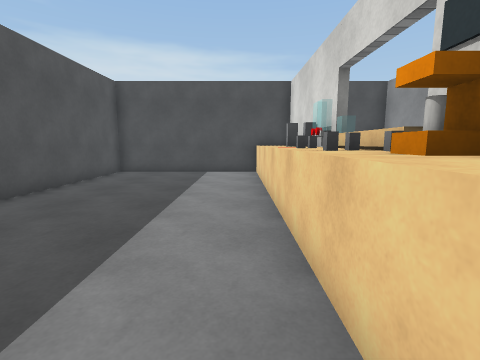
view 1 (above)

13 first-person views from a walk through a Unity game level. The camera is 1.3 m above the floor, tilts 8° down and sees 85° across. The floor is counted in squares, 1 m on a side. Each view is taken from the middle of a square. On the plan, view 1 faces up. The plan holds only what a view shows up to about 13 squares ahead; the rest is blank. The place goes on beyond the plan. The player character is not drawn. Surface patterns are stand-ins for the level's own textures.

view 2
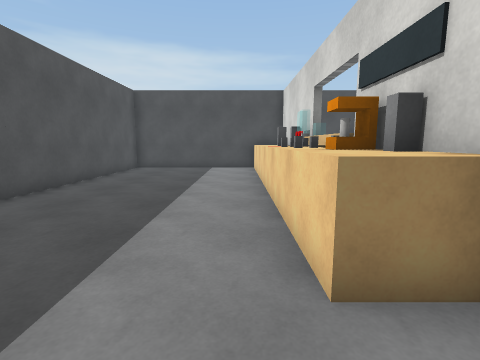

view 3
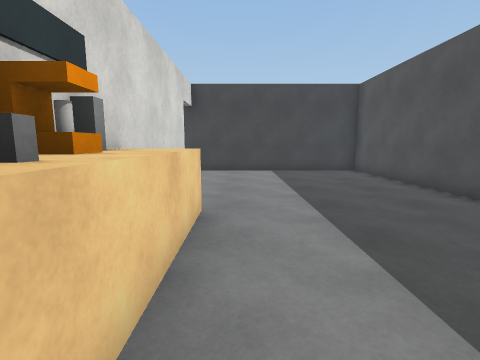

view 4
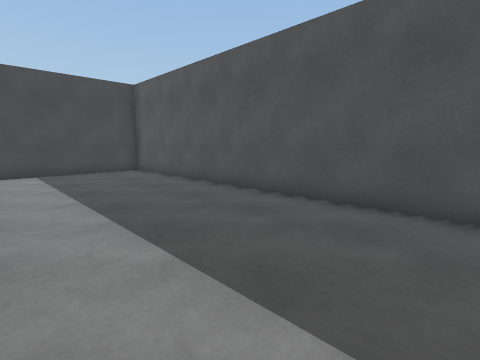

view 5
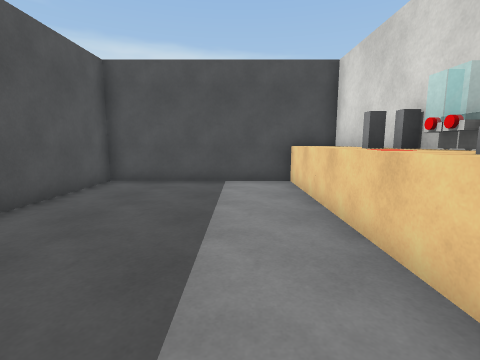

view 6
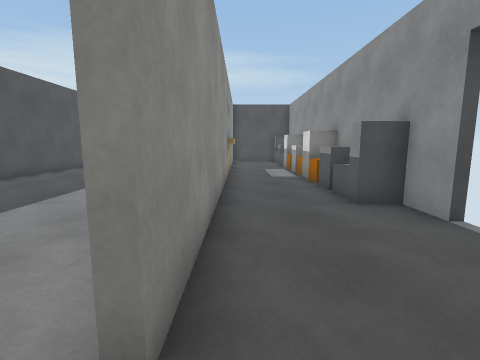

view 7
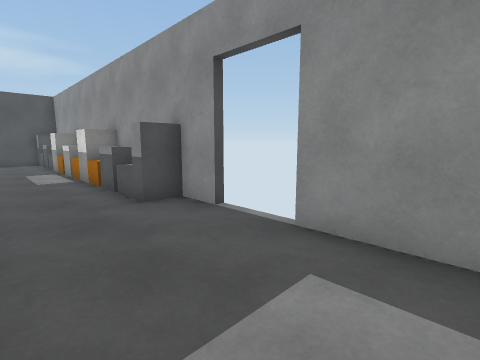

view 8
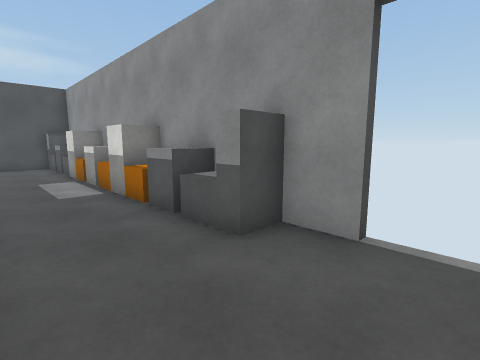

view 9
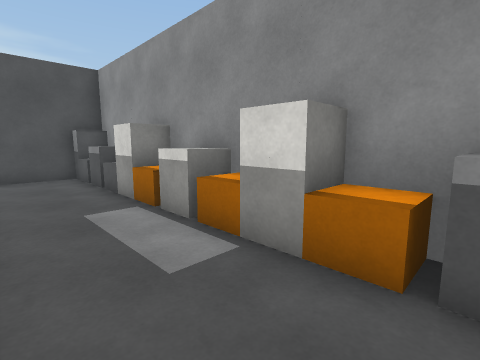

view 10
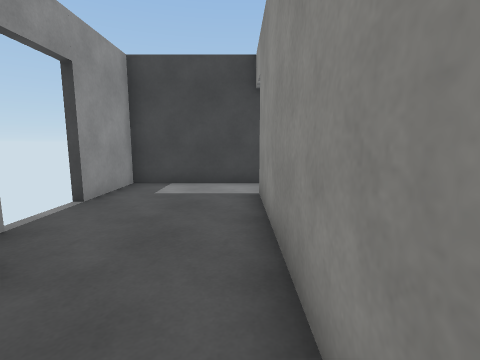

view 11
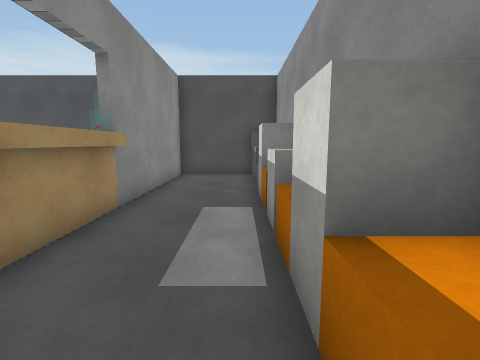

view 12
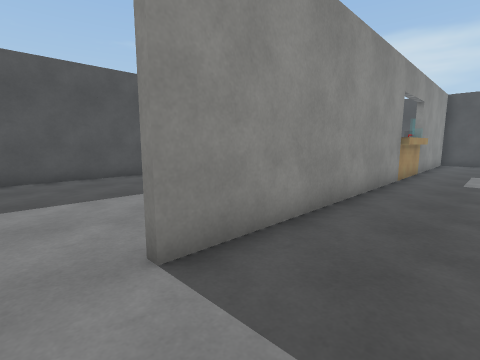

view 13
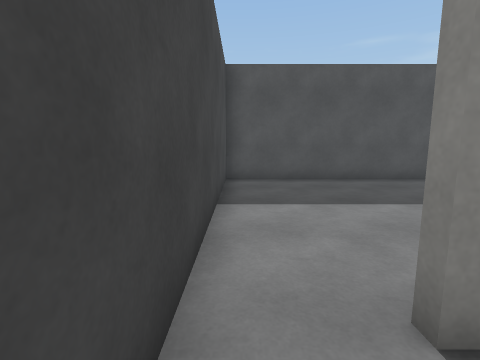

### Floor plan
Key: @ floor where view 1 was taken; # wall or solid block; x gap in a wall; . floor; ^ raised ledge; O other object.
Columns run from 6 left of view 1 to 7 right of it. Each row starts with its distance up from view 1.
 12 ##############
 11 #......^#...^#
 10 #......^#...^
  9 #......^#...^
  8 #......^#...#
  7 #......^O...##
  6 #......^^#..^#
  5 #......^^^..^#
  4 #......^^^..^#
  3 #......^#...##
  2 #......^#...^#
  1 #......^#...^#
  0 #.....@^#...^#
 -1 #.......#...##
 -2 #.......#....#
 -3 #.......#....
 -4 #.......#....
 -5 #.......#....x
 -6 #............#
 -7 #............#
 -8 ##############

Positions as (right, up) in squares from view 1, and headings:
1: (0, 0), facing up
2: (0, -2), facing up
3: (0, 5), facing down
4: (0, 5), facing down-left
5: (-1, 3), facing up
6: (3, -7), facing up
7: (3, -7), facing up-right
8: (3, -4), facing up-right
9: (3, 1), facing up-right
10: (3, 1), facing down
11: (5, 1), facing up
12: (5, -7), facing up-left
13: (4, -7), facing left
